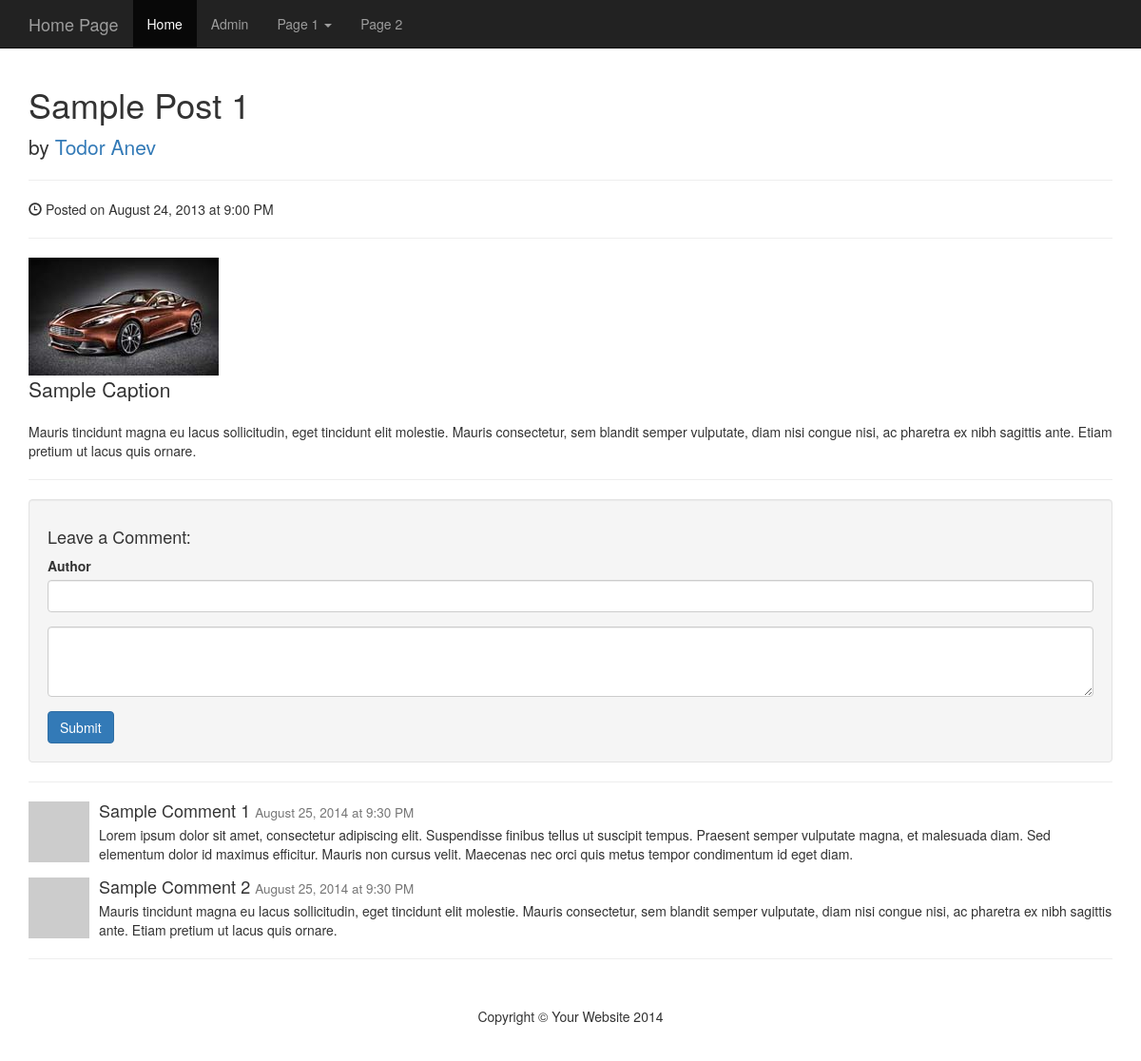
/photo.php?id=61, run on the app's committed database.
### tables this page shows
CREATE TABLE IF NOT EXISTS `tbl_photos` (
  `id` int(11) NOT NULL AUTO_INCREMENT,
  `p_title` varchar(100) NOT NULL,
  `p_description` text NOT NULL,
  `p_filename` varchar(100) NOT NULL,
  `p_type` varchar(100) NOT NULL,
  `p_size` int(11) NOT NULL,
  `p_caption` varchar(100) NOT NULL,
  `p_alternate_text` varchar(100) NOT NULL,
  PRIMARY KEY (`id`)
);

CREATE TABLE IF NOT EXISTS `tbl_comments` (
  `id` int(11) NOT NULL AUTO_INCREMENT,
  `p_id` int(11) NOT NULL,
  `c_author` varchar(100) NOT NULL,
  `c_body` text NOT NULL,
  PRIMARY KEY (`id`),
  KEY `id` (`p_id`)
);

### admin/includes/database.php (called while the page is built, shortened)
<?php
class Database {
	public $connection;
	public function open_db_connection(){
		$this->connection = new mysqli(DB_HOST,DB_USER,DB_PASS,DB_NAME);
	}
	public function query($sql){
		$result = $this->connection->query($sql);
		return $result;
	}
	public function escape_string($string){
		return mysqli_real_escape_string($this->connection,$string);
	}
}
$database = new Database();
 ?>

### admin/includes/db_object.php (called while the page is built, shortened)
<?php
class Db_object
{
	public static function find_by_id($id){
		$result = static::find_by_query("SELECT * FROM ".static::$db_table." WHERE id = ".$id." LIMIT 1");
		return !empty($result) ? array_shift($result) : false;
	}
	public static function find_by_query($query){
		global $database;
		$result = $database->query($query);
		$object_array = [];
		while($row = mysqli_fetch_array($result)){
			$object_array[] = static::instantiate($row);
		}
		return $object_array;
	}
	public static function instantiate($found){
	    $object = new $calling_class();
	    foreach ($found as $attribute => $value) {
	    	if($object->has_attribute($attribute)){
	    		$object->$attribute = $value;
	    	}
	    }
        return $object;
    }
    private function has_attribute($attribute){
    	$object_properties = get_object_vars($this);
    	return array_key_exists($attribute, $object_properties);
    }
}

### admin/includes/photo.php (called while the page is built, shortened)
<?php
class Photo extends Db_object
{
	public $p_filename;
	public $upload_directory = "images";
	public function picture_path(){
		return $this->upload_directory . DS . $this->p_filename;
	}
}

### admin/includes/comment.php (called while the page is built, shortened)
<?php
class Comment extends Db_object
{
	protected static $db_table = "tbl_comments";
	public static function find_comments($p_id=0){
		global $database;
		$sql = "SELECT * FROM " . self::$db_table . " WHERE p_id = " . $database->escape_string($p_id) . " ORDER BY p_id ASC";
		return self::find_by_query($sql);
	}
}
 ?>

### photo.php (the view, shortened to what this page needs)
<?php
require_once("includes/header.php");
$photo = Photo::find_by_id($_GET['id']);
$found_comments = Comment::find_comments($photo->id);
?>
<div class="row">
<div class="col-lg-12">
    <h1><?php echo $photo->p_title; ?></h1>
    <p class="lead">
        by <a href="#">Todor Anev</a>
    </p>
    <hr>
    <p><span class="glyphicon glyphicon-time"></span> Posted on August 24, 2013 at 9:00 PM</p>
    <hr>
    <img class="img-responsive photo_size" src="admin/<?php echo $photo->picture_path(); ?>" alt="">
    <p class="lead"><?php echo $photo->p_caption; ?></p>
    <p><?php echo $photo->p_description; ?></p>
    <hr>
    <div class="well">
        <h4>Leave a Comment:</h4>
        <form role="form" method="post">
            <div class="form-group">
                <label for="author">Author</label>
                <input type="text" name="c_author" class="form-control">
            </div>
            <div class="form-group">
                <textarea name="c_body" class="form-control" rows="3"></textarea>
            </div>
            <button name="submit" class="btn btn-primary">Submit</button>
        </form>
    </div>
    <hr>
    <?php foreach ($found_comments as $comment) :  ?>
        <div class="media">
            <a class="pull-left" href="#">
                <img class="media-object" src="http://placehold.it/64x64" alt="">
            </a>
            <div class="media-body">
                <h4 class="media-heading"><?php echo $comment->c_author ?>
                <small>August 25, 2014 at 9:30 PM</small>
            </h4>
            <?php echo $comment->c_body; ?>
        </div>
    </div>
<?php endforeach; ?>
</div>
</div>
   <?php include_once("includes/footer.php"); ?>

### css/blog-home.css (style rules this page uses)
body { padding-top: 70px; }

### data on the page
tbl_photos: p_title "Sample Post 1", p_filename (picture), p_caption "Sample Caption", p_description "Mauris tincidunt magna eu lacus sollicitudin, eget tincidunt elit molestie. Mauris consectetur, sem blandit semper vulputate, diam nisi congue nisi, ac pharetra ex nibh sagittis ante. Etiam pretium ut lacus quis ornare."
tbl_comments: c_author "Sample Comment 1", c_body "Lorem ipsum dolor sit amet, consectetur adipiscing elit. Suspendisse finibus tellus ut suscipit tempus. Praesent semper vulputate magna, et malesuada diam. Sed elementum dolor id maximus efficitur. Mauris non cursus velit. Maecenas nec orci quis metus tempor condimentum id eget diam."
tbl_comments: c_author "Sample Comment 2", c_body "Mauris tincidunt magna eu lacus sollicitudin, eget tincidunt elit molestie. Mauris consectetur, sem blandit semper vulputate, diam nisi congue nisi, ac pharetra ex nibh sagittis ante. Etiam pretium ut lacus quis ornare."
